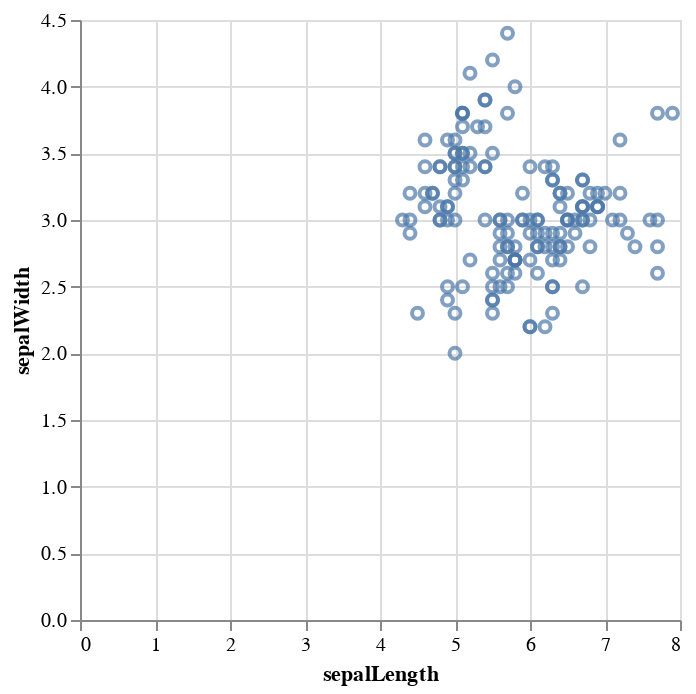

Notebook code cell kept with this figure:
### Markdown cell above
We now see the points are placed according the value of the `sepalLength` column along `x` axis. Let us repeat the same for `y` axis.

### Code cell
alt.Chart(iris_df).mark_point().encode(x="sepalLength", y="sepalWidth")

### Figure 1 — Vega-Lite specification as saved in the notebook (floating-point values rounded to 4 significant figures; data arrays with more than 128 entries replaced by an {"elided": "..."} marker saying what was removed)
{"config": {"view": {"continuousWidth": 300, "continuousHeight": 300}}, "data": {"name": "data-a264acbd6e539a8b3afc0cb5f240fb57"}, "mark": {"type": "point"}, "encoding": {"x": {"field": "sepalLength", "type": "quantitative"}, "y": {"field": "sepalWidth", "type": "quantitative"}}, "$schema": "https://vega.github.io/schema/vega-lite/v5.15.1.json", "datasets": {"data-a264acbd6e539a8b3afc0cb5f240fb57": {"elided": "150 records"}}}
